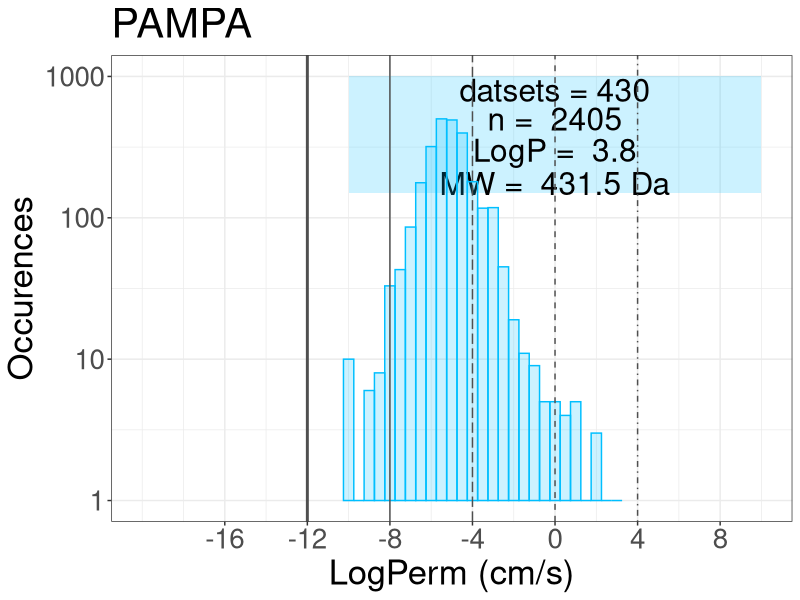

R code for this plot:
# Install required packages
install.packages("ggpubr")
install.packages("dplyr")
install.packages("tidyverse")

# Load packages
library(tidyverse)
library(dplyr)
library(ggplot2)
library(grid)

# Load MolMeDB dataset
data <- read.csv("inputs/prepared_MolMeDB_dataset.csv", header = TRUE, sep = ";")

config = rev(within(list(), {
  method_groups   = c("PerMM", "COSMOperm", "BLM", "CACO-2", "MDCK", "PAMPA")
  method_labels   = c("PerMM", "COSMOperm", "BLM/Liposomes","CACO-2", "MDCK", "PAMPA")
  # Plot colors
  colors          = list("PerMM" = 'goldenrod', 
                         "COSMOperm" = "forestgreen", 
                         "BLM" = "gray0", 
                         "PAMPA" = "deepskyblue", 
                         "CACO-2" = "deeppink3", 
                         "MDCK" = "darkmagenta")
}))


for(group_i in 1: length(config$method_groups))
{
  group = config$method_groups[[group_i]]
  label = config$method_labels[[group_i]]
  # load data
  g_data <- subset(data, method_label == group)
  
  molecules = g_data[!duplicated(g_data[ , c("SMILES")]), ]
 
  plotData <- ggplot(g_data, aes(x=LogPerm_molmedb_value)) +
           annotate("rect", xmin = -10, xmax = 10, ymin = 150, ymax = 1000, alpha = 0.2, fill = config$colors[[group]]) +
           annotate("text", x=0, y=800, label= paste("datsets =", length(unique(g_data$primary_reference))), size=8) +
           annotate("text", x=0, y=500, label= paste(c("n = "),sep= " ", collaps = length(unique(g_data$SMILES))), size=8) +
           annotate("text", x=0, y=300, label= paste(c("LogP = "),sep= " ", collaps = round(mean(molecules$LogP, na.rm = TRUE), digits = 1)), size=8) +
           annotate("text", x=0, y=175, label= paste(c("MW = "),sep= " ", collaps = round(mean(molecules$MW, na.rm=TRUE), digits = 1), paste(c("Da"))), size=8) +
           theme_bw()+
           geom_histogram(alpha = 0.2, fill= config$colors[[group]], color = config$colors[[group]], binwidth = 0.5) +
           labs(title = label, x = "LogPerm (cm/s)", y = "Occurences")+
           theme(text = element_text(size = 25)) +
           scale_y_log10(lim = c(1,1000)) +
           scale_x_continuous(lim = c(-20,10), breaks = c(-16, -12, -8, -4, 0, 4, 8, 12))+
           geom_vline(xintercept = c(-12), color = "gray31", size = 1)+
           geom_vline(xintercept = c(-8), color = "gray31", size = 0.5)+
           geom_vline(xintercept = c(-4), color = "gray31", size = 0.5, linetype = "longdash")+
           geom_vline(xintercept = c(0), color = "gray31", size = 0.5, linetype = "dashed")+
           geom_vline(xintercept = c(4), color = "gray31", size = 0.5, linetype = "dotdash")
  
  pdf(file=paste("outputs/histograms/", group, ".pdf", sep=""),
      width=16,
      height = 12)
  
  plotData
  
  dev.off()
}


